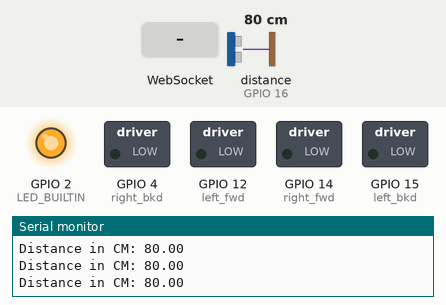
This sketch was run on a simulated ESP8266 (NodeMCU). Parts: switched loads named in the sketch (green lamp = pin HIGH), output pins drawn as LEDs (lit = HIGH, except the on-board LED, lit = LOW), the last lines printed to the serial monitor. The inputs (shaded band) are chosen by the test bench; at power-on: distance to the obstacle (sensor on GPIO 16) 80 cm. WiFi joins after 1.5 s; servers stay silent unless stated.

Above: at 2.7 s.
2.8 s: WebSocket text "1" received
At 3.5 s:
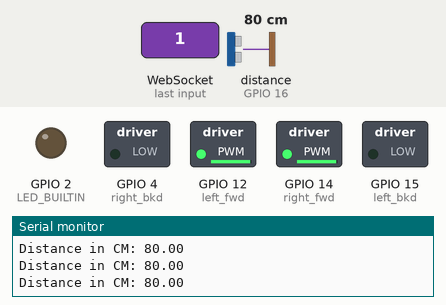
4.3 s: WebSocket text "2" received
At 5.1 s:
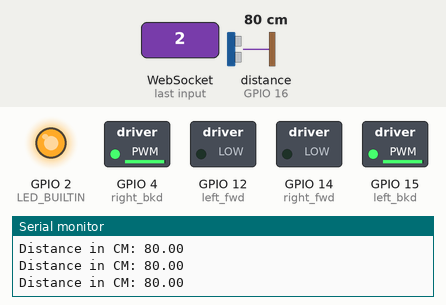
5.8 s: WebSocket text "3" received
At 6.8 s:
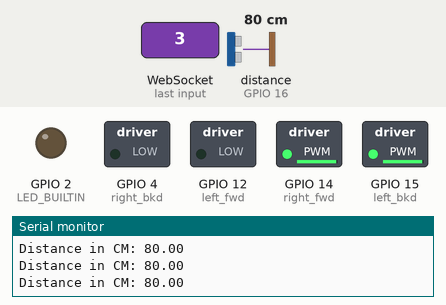
7.3 s: WebSocket text "4" received
At 8.5 s:
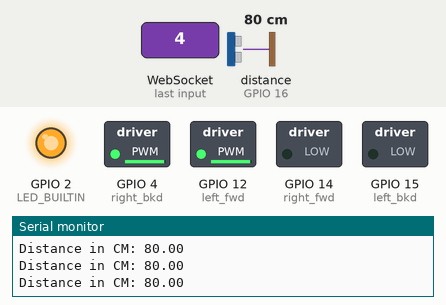
8.8 s: WebSocket text "0" received
At 10.0 s:
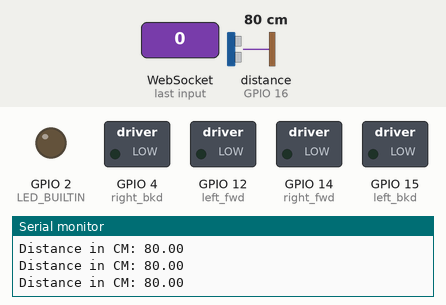
10.3 s: WebSocket text "1" received
At 10.8 s:
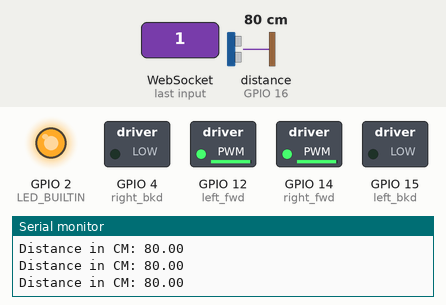
Timing chart, 0 to 12.8 s (numbered marks = the images above; inputs shaded):
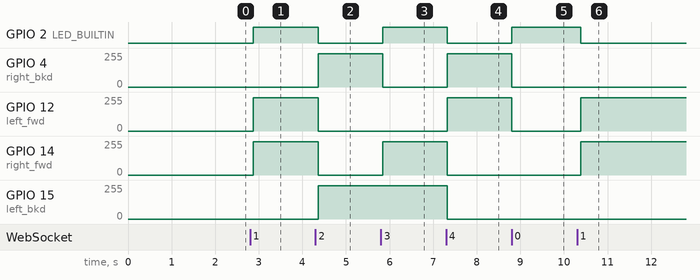

The sketch:

Group_1_code.ino
```cpp
#include <ESP8266WiFi.h>
#include <ESP8266WebServer.h>
#include <WebSocketsServer.h>
#include <Ticker.h>
#include <Ultrasonic.h>

Ultrasonic ultrasonic(5, 16);
float distance;


int maxSpeed = 250;

int right_fwd = 14;
int right_bkd = 4;
int left_fwd = 12;
int left_bkd = 15;

int LedState = 0;
// Collecting BMP180 sensor data
Ticker timer;
//Adafruit_BMP085 bmp;
bool get_data = true;

// Connecting to the Internet
char * ssid = "UIU-STUDENT";
char * password = "12345678";

int i = 0;
// Running a web server
ESP8266WebServer server;

// Adding a websocket to the server
WebSocketsServer webSocket = WebSocketsServer(81);

// Serving a web page (from flash memory)
// formatted as a string literal!
char webpage[] PROGMEM = R"=====(
<html>
<!-- Adding a data chart using Chart.js -->
<head>
  <link href="/your-path-to-fontawesome/css/fontawesome.css" rel="stylesheet">
  <link href="/your-path-to-fontawesome/css/brands.css" rel="stylesheet">
  <link href="/your-path-to-fontawesome/css/solid.css" rel="stylesheet">
  <script src='https://cdnjs.cloudflare.com/ajax/libs/Chart.js/2.5.0/Chart.min.js'></script>

  <style>
    .arrows {
      font-size:70px;
      color:red;
    }
    .circularArrows {
      font-size:80px;
      color:blue;
    }
    td {
      background-color:black;
      text-align: center;
      border-radius:25%;
      box-shadow: 5px 5px #888888;
    }
    td:active {
      transform: translate(5px,5px);
      box-shadow: none;
    }
    .noselect {
      -webkit-touch-callout: none; /* iOS Safari */
        -webkit-user-select: none; /* Safari */
         -khtml-user-select: none; /* Konqueror HTML */
           -moz-user-select: none; /* Firefox */
            -ms-user-select: none; /* Internet Explorer/Edge */
                user-select: none; /* Non-prefixed version, currently
                                      supported by Chrome and Opera */
    }
    .div_mod{

        margin: auto;
        width: 50%;
        border: 3px solid green;
        padding: 10px;
        margin-top: 10%;
    }
    </style>
</head>
<body onload="javascript:init()">
<!-- Adding a slider for controlling data rate -->
<div id="LED" style="font-size: xx-large; text-align: center; margin-top: 10%;">LED HERE</div>

<table id="mainTable" style="width:400px;margin:auto;table-layout:fixed" CELLSPACING=10>
          <tr>
              <!-- <td onclick='onTouchStartAndEnd("5")' ><span class="arrows" >&#11017;</span></td> -->
              <td style="background-color:white;box-shadow:none"></td>
              <td onclick="sendDataRate(1.0)" ><span class="arrows" >&#8679;</span></td>
              <td style="background-color:white;box-shadow:none"></td>
              <!-- <td onclick='onTouchStartAndEnd("6")' ><span class="arrows" >&#11016;</span></td> -->
          </tr>

          <tr>
              <td onclick="sendDataRate(3.0)" ><span class="arrows" >&#8678;</span></td>
              <td onclick="sendDataRate(0.0)"><span class="arrows" >&#129197;</td>
              <td onclick="sendDataRate(4.0)" ><span class="arrows" >&#8680;</span></td>
          </tr>

          <tr>
              <!-- <td onclick='onTouchStartAndEnd("7")'><span class="arrows" >&#11019;</span></td> -->
              <td style="background-color:white;box-shadow:none"></td>
              <td onclick="sendDataRate(2.0)" ><span class="arrows" >&#8681;</span></td>
              <td style="background-color:white;box-shadow:none"></td>
              <!-- <td onclick='onTouchStartAndEnd("8")' ><span class="arrows" >&#11018;</span></td> -->
          </tr>
        </table>

<!-- Adding a websocket to the client (webpage) -->
<script>
  var i = 0;
  var webSocket;
  function init() {
    document.getElementById("LED").innerHTML = "Please Wait, Stabilizing Connection . . .";
    webSocket = new WebSocket('ws://' + window.location.hostname + ':81/');

    webSocket.onmessage = function(event) {
      var data = JSON.parse(event.data);

      document.getElementById("LED").innerHTML = "Connected |"+"Received data:"+data.value.toString();;
    }
  }
  function sendDataRate(dataRate){
    //var dataRate = document.getElementById("dataRateSlider").value;
    webSocket.send(dataRate);
    //dataRate = 1.0/dataRate;
    document.getElementById("LED").innerHTML = "Sent"+dataRate.toString();
  }
</script>
</body>
</html>
)=====";

void setup() {
pinMode(left_fwd,OUTPUT);   //left motors forward
pinMode(left_bkd,OUTPUT);   //left motors reverse
pinMode(right_fwd,OUTPUT);   //right motors forward
pinMode(right_bkd,OUTPUT);   //right motors reverse


  // put your setup code here, to run once:
  pinMode(LED_BUILTIN, OUTPUT);
  digitalWrite(LED_BUILTIN,LOW);
  WiFi.begin(ssid, password);
  Serial.begin(115200);
  while(WiFi.status()!=WL_CONNECTED) {
    Serial.print(".");
    delay(500);
  }
  Serial.println("");
  Serial.print("IP Address: ");
  Serial.println(WiFi.localIP());

  server.on("/",[](){
    server.send_P(200, "text/html", webpage);
  });
  server.begin();
  webSocket.begin();
  webSocket.onEvent(webSocketEvent);

  timer.attach(0.1, getData);
}

void loop() {

  // put your main code here, to run repeatedly:
  float val = LedState;
  webSocket.loop();
  server.handleClient();
  if(get_data){
    String json = "{\"value\":";
    json += read_distance();
    json += "}";
    webSocket.broadcastTXT(json.c_str(), json.length());
    get_data = false;
  }
  delay(100);
}

void getData() {
  get_data = true;
  i++;
}

void webSocketEvent(uint8_t num, WStype_t type, uint8_t * payload, size_t length){
  // Do something with the data from the client
  if(type == WStype_TEXT){
    float dataRate = (float) atof((const char *) &payload[0]);

    /*Forward = 1| Backwards = 2| Left = 3 | Right = 4 |Stop = 0*/
    Serial.println(dataRate);
    if(dataRate == 1.0)
    {
      Serial.println("Moving Forward");
      //write your code here
      forword();
    }
    else if(dataRate == 2.0)
    {
      Serial.println("Moving Backward");
      //write your code here
      backward();
    }
    else if(dataRate == 3.0)
    {
      Serial.println("Moving Left");
      //write your code here
      left();
    }
    else if(dataRate == 4.0)
    {
      Serial.println("Moving Right");
      //write your code here
      right();
    }
    else if(dataRate == 0.0)
    {
      Serial.println("Stopping");
      //write your code here
      Stop_all();
    }

    if(LedState == 0)
    {
      digitalWrite(LED_BUILTIN,HIGH);
      LedState = 1;
    }
    else
    {
      digitalWrite(LED_BUILTIN,LOW);
      LedState = 0;
    }
    timer.detach();
    timer.attach(0.1, getData);
  }
}


void forword(){
  //move forward
  analogWrite(left_fwd,maxSpeed);
  analogWrite(right_fwd,maxSpeed);
  analogWrite(left_bkd,0);
  analogWrite(right_bkd,0);
}

void backward(){
  //move backward
  analogWrite(left_fwd, 0);
  analogWrite(right_fwd, 0);
  analogWrite(left_bkd,maxSpeed);
  analogWrite(right_bkd, maxSpeed);
}

void left(){
  //move left
  analogWrite(left_fwd, 0);
  analogWrite(right_fwd, maxSpeed);
  analogWrite(left_bkd, maxSpeed);
  analogWrite(right_bkd, 0);
}

void right(){
  //move right
  analogWrite(left_fwd, maxSpeed);
  analogWrite(right_fwd, 0);
  analogWrite(left_bkd, 0);
  analogWrite(right_bkd, maxSpeed);
}


void Stop_all(){
  analogWrite(left_fwd,0);
  analogWrite(left_bkd,0);
  analogWrite(right_fwd, 0);
  analogWrite(right_bkd, 0);
}

float read_distance(){
  distance = ultrasonic.read();
  Serial.print("Distance in CM: ");
  Serial.println(distance);
return distance;
}
```

Measured:
- after the input at 2.8 s, GPIO 2 (LED_BUILTIN): LOW → HIGH after 0.08 s; GPIO 12 (left_fwd), GPIO 14 (right_fwd): 0/255 → 250/255 after 0.08 s
- after the input at 4.3 s, GPIO 2 (LED_BUILTIN): HIGH → LOW after 0.06 s; GPIO 4 (right_bkd), GPIO 15 (left_bkd): 0/255 → 250/255 after 0.06 s; GPIO 12 (left_fwd), GPIO 14 (right_fwd): 250/255 → 0/255 after 0.06 s
- after the input at 5.8 s, GPIO 2 (LED_BUILTIN): LOW → HIGH at once; GPIO 4 (right_bkd): 250/255 → 0/255 at once; GPIO 14 (right_fwd): 0/255 → 250/255 at once
- after the input at 7.3 s, GPIO 2 (LED_BUILTIN): HIGH → LOW at once; GPIO 4 (right_bkd), GPIO 12 (left_fwd): 0/255 → 250/255 at once; GPIO 14 (right_fwd), GPIO 15 (left_bkd): 250/255 → 0/255 at once
- after the input at 8.8 s, GPIO 2 (LED_BUILTIN): LOW → HIGH at once; GPIO 4 (right_bkd), GPIO 12 (left_fwd): 250/255 → 0/255 at once
- after the input at 10.3 s, GPIO 2 (LED_BUILTIN): HIGH → LOW after 0.09 s; GPIO 12 (left_fwd), GPIO 14 (right_fwd): 0/255 → 250/255 after 0.09 s
